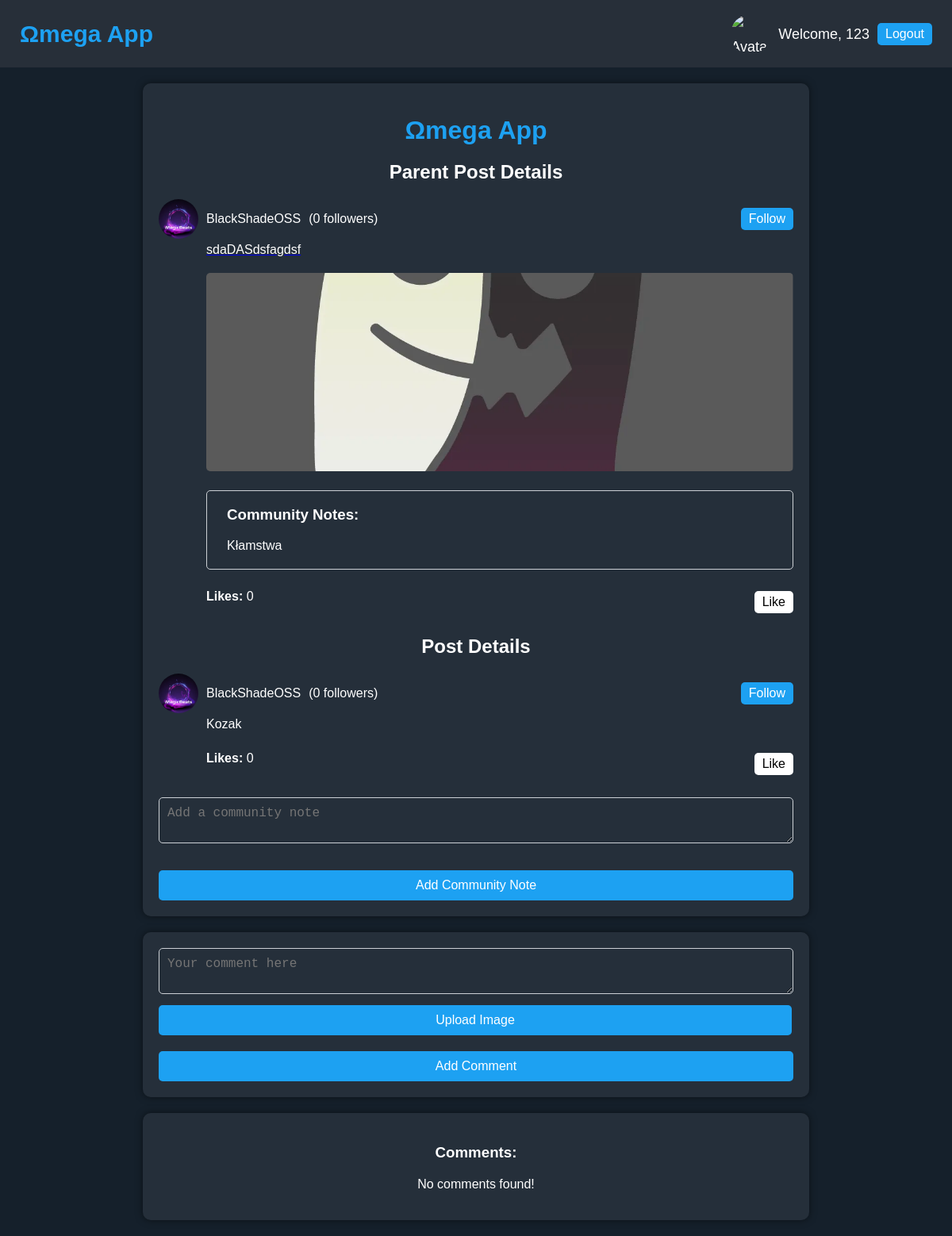
Page /post.php?id=14 (signed in) on the committed database.
### tables this page shows
CREATE TABLE `posts` (
  `post_id` int(11) NOT NULL,
  `author` int(11) NOT NULL,
  `author_firm` int(11) DEFAULT NULL,
  `content` varchar(512) NOT NULL,
  `likes` int(11) NOT NULL,
  `shares` int(11) NOT NULL,
  `comments_number` int(11) NOT NULL,
  `file_id` varchar(23) DEFAULT NULL,
  `post_id_for_comment` int(11) DEFAULT NULL,
  `create_datetime` datetime NOT NULL DEFAULT current_timestamp()
);

CREATE TABLE `user_account` (
  `user_ac_id` int(11) NOT NULL,
  `username` varchar(50) NOT NULL,
  `password` varchar(64) NOT NULL,
  `email` varchar(50) NOT NULL,
  `followers` int(11) NOT NULL,
  `is_cn_admin` tinyint(1) NOT NULL DEFAULT 0,
  `is_verified` tinyint(1) NOT NULL DEFAULT 0,
  `avatar_id` varchar(23) DEFAULT NULL,
  `created` timestamp NOT NULL DEFAULT current_timestamp()
);

CREATE TABLE `community_note` (
  `id` int(11) NOT NULL,
  `cn_post_id` int(11) NOT NULL,
  `content` varchar(512) NOT NULL
);

### post.php (the view, shortened to what this page needs)
<?php
require_once 'db_connect.php';
$post_id = $_GET['id'];
$query = "SELECT post_id_for_comment FROM posts WHERE post_id = ?";
$stmt = $conn->prepare($query);
$stmt->bind_param("i", $post_id);
$stmt->execute();
$result = $stmt->get_result();
$parentid = $result->fetch_assoc()['post_id_for_comment'];
if ($parentid == null) {
    $is_parent = false;
} else {
    $is_parent = true;
}
function displayPostDetails($postId, $conn, $session_id, $is_parent)
{
    $query = "SELECT posts.content, posts.file_id,
              COALESCE(user_account.username, firm_account.firm_name) AS author_name,
              user_account.avatar_id,
              user_account.is_cn_admin,
              user_account.user_ac_id AS author_id,
              'user' AS author_type,
              COUNT(follow.user_follower_id) AS follower_count
              FROM posts
              LEFT JOIN user_account ON posts.author = user_account.user_ac_id
              LEFT JOIN firm_account ON posts.author_firm = firm_account.firm_ac_id
              LEFT JOIN follow ON follow.user_ac_id = user_account.user_ac_id
              WHERE posts.post_id = ?";
    $stmt = $conn->prepare($query);
    $stmt->bind_param("i", $postId);
    $stmt->execute();
    $result = $stmt->get_result();
    $post = $result->fetch_assoc();
    $query = "SELECT content FROM community_note WHERE cn_post_id = ?";
    $stmt = $conn->prepare($query);
    $stmt->bind_param("i", $postId);
    $stmt->execute();
    $result = $stmt->get_result();
    $community_notes = $result->fetch_all(MYSQLI_ASSOC);
    $query = "SELECT is_cn_admin FROM user_account WHERE user_ac_id = ?";
    $stmt = $conn->prepare($query);
    $stmt->bind_param("i", $session_id);
    $stmt->execute();
    $result = $stmt->get_result();
    $is_cn_admin = $result->fetch_assoc()['is_cn_admin'];
    if ($post) {
        echo "<div class='post";
        if ($is_parent) {
            echo " parent-post";
        }
        echo "'>";
        echo "<div class='author-details'>";
        echo "<img class='author-avatar' src='uploads/" . htmlspecialchars($post['avatar_id'] . ".webp", ENT_QUOTES, 'UTF-8') . "' alt='Author Avatar'>";
        echo "<span class='author-name'>" . htmlspecialchars($post['author_name'], ENT_QUOTES, 'UTF-8') . "</span>";
        echo "<span class='follower-count'> (" . $post['follower_count'] . " followers)</span>";
        $query = "SELECT COUNT(*) as is_following FROM follow WHERE user_ac_id = ? AND user_follower_id = ?";
        $stmt = $conn->prepare($query);
        $stmt->bind_param("ii", $post['author_id'], $session_id);
        $stmt->execute();
        $result = $stmt->get_result();
        $is_following = $result->fetch_assoc();
        if ($is_following['is_following']) {
            echo '<form action="unfollow.php" method="post" class="follow-button">';
            echo    '<input type="hidden" name="target_id" value="' . $post['author_id'] . '">';
            echo    '<input type="hidden" name="target_type" value="' . $post['author_type'] . '">';
            echo    '<button type="submit">Unfollow</button>';
            echo '</form>';
        } else {
            echo '<form action="follow.php" method="post" class="follow-button">';
            echo '<button type="submit">Follow</button>';
            echo '</form>';
        }
        echo "</div>";
        if ($is_parent) {
            echo "<a href='post.php?id=" . $postId . "'>";
        }
        echo "<p>" . htmlspecialchars($post['content'], ENT_QUOTES, 'UTF-8') . "</p>";
        if ($post['file_id'] !== null) {
            echo "<div class='image-container'>";
            echo "<img src='uploads/" . htmlspecialchars($post['file_id'] . ".webp", ENT_QUOTES, 'UTF-8') . "' alt='Post File'>";
            echo "</div>";
        }
        if ($is_parent) {
            echo "</a>";
        }
        if (!empty($community_notes)) {
            echo '<div class="community-notes-container">';
            echo '<h3>Community Notes:</h3>';
            foreach ($community_notes as $note) {
                echo '<p>' . htmlspecialchars($note['content'], ENT_QUOTES, 'UTF-8') . '</p>';
            }
            echo '</div>';
        }
        $query = "SELECT likes FROM posts WHERE post_id = ?";
        $stmt = $conn->prepare($query);
        $stmt->bind_param("i", $postId);
        $stmt->execute();
        $result = $stmt->get_result();
        $likes = $result->fetch_assoc();
        $query = "SELECT COUNT(*) as liked FROM likes WHERE post_id = ? AND user_id = ?";
        $stmt = $conn->prepare($query);
        $stmt->bind_param("ii", $postId, $_SESSION['id']);
        $stmt->execute();
        $result = $stmt->get_result();
        $liked = $result->fetch_assoc();
        echo '<div class="like-container">';
        echo '<p><strong>Likes: </strong>' . $likes['likes'] . '</p>';
        echo '<form id="likeForm" action="';
        echo $liked['liked'] ? 'unlike_post.php' : 'like_post.php';
        echo '" method="post">';
        echo '<button type="submit" class="';
        echo $liked['liked'] ? 'unlike' : 'like';
        echo '" name="like">';
        echo $liked['liked'] ? 'Unlike' : 'Like';
        echo '</button>';
        echo '</form>';
        echo '</div>';
        if (!$is_parent && $is_cn_admin) {
            echo '<div class="cn-form">';
            echo '<form action="add_community_note.php" method="post">';
            echo '<textarea name="note_content" placeholder="Add a community note"></textarea>';
            echo '<button type="submit" name="add_community_note">Add Community Note</button>';
            echo '</form>';
            echo '</div>';
        }
        echo "</div>";
    } else {
        echo "<p>Post not found.</p>";
    }
}
?>
<!DOCTYPE html>
<html lang="en">
<head>
    <link rel="stylesheet" href="post.css">
    <link rel="stylesheet" href="navbar.css">
</head>
<body>
    <?php include 'navbar.php'; ?>
    <div class="post-details-container">
        <h1><a href="./main-page.php">Ωmega App</a></h1>
        <?php
        if ($is_parent) {
            echo "<h2>Parent Post Details</h2>";
            displayPostDetails($parentid, $conn, $_SESSION['id'], true);
        }
        echo "<h2>Post Details</h2>";
        displayPostDetails($post_id, $conn, $_SESSION['id'], false);
        ?>
    </div>
    <div class="comment-form">
        <form action="add_comment.php" method="post" enctype="multipart/form-data">
            <textarea name="comment_content" placeholder="Your comment here" required></textarea>
            <label for="comment_image" class="file-upload-label">Upload Image</label>
            <button type="submit" name="add_comment">Add Comment</button>
        </form>
    </div>
    <div class="comments-container">
        <h3>Comments:</h3>
        <?php
        $query = "SELECT p1.*, COALESCE(user_account.username, firm_account.firm_name) AS author_name, user_account.avatar_id, COUNT(follow.user_follower_id) AS follower_count
          FROM posts p1
          LEFT JOIN user_account ON p1.author = user_account.user_ac_id
          LEFT JOIN firm_account ON p1.author_firm = firm_account.firm_ac_id
          LEFT JOIN follow ON follow.user_ac_id = user_account.user_ac_id
          WHERE p1.post_id_for_comment = ?
          GROUP BY p1.post_id
          ORDER BY p1.post_id_for_comment ASC, p1.post_id ASC";
        $stmt = $conn->prepare($query);
        $stmt->bind_param("i", $post_id);
        $stmt->execute();
        $result = $stmt->get_result();
        $comments = $result->fetch_all(MYSQLI_ASSOC);
        function displayComments($comments, $parentId = null, $conn)
        {
            if (!empty($comments)) {
                $query = "SELECT p1.*, COALESCE(user_account.username, firm_account.firm_name) AS author_name, user_account.avatar_id, COUNT(follow.user_follower_id) AS follower_count
                 (SELECT COUNT(*) FROM likes WHERE post_id = p1.post_id) AS likes_count,
                 (SELECT COUNT(*) FROM likes WHERE post_id = p1.post_id AND user_id = ?) AS liked_by_user
                 FROM posts p1
                 LEFT JOIN user_account ON p1.author = user_account.user_ac_id
                 LEFT JOIN firm_account ON p1.author_firm = firm_account.firm_ac_id
                 LEFT JOIN follow ON (follow.user_ac_id = user_account.user_ac_id OR follow.firm_ac_id = firm_account.firm_ac_id) AND follow.user_follower_id = ?
                 WHERE p1.post_id_for_comment = ?
                 GROUP BY p1.post_id
                 ORDER BY p1.post_id_for_comment ASC, p1.post_id ASC";
                $stmt = $conn->prepare($query);
                $stmt->bind_param("iii", $_SESSION["id"], $_SESSION["id"], $parentId);
                $stmt->execute();
                $result = $stmt->get_result();
                $comments = $result->fetch_all(MYSQLI_ASSOC);
                foreach ($comments as $comment) {
                    if ($comment['post_id_for_comment'] == $parentId) {
                        echo "<div class='comment'>";
                        echo "<div class='author-info'>";
                        echo "<img src='uploads/" . htmlspecialchars($comment['avatar_id'] . ".webp", ENT_QUOTES, 'UTF-8') . "' alt='Author Avatar'>";
                        echo "<p> " . htmlspecialchars($comment['author_name'], ENT_QUOTES, 'UTF-8') . "</p>";
                        echo "<span class='follower-count'>(" . $comment['follower_count'] . " followers)</span>";
                        $query = "SELECT COUNT(*) as is_following FROM follow WHERE user_ac_id = ? AND user_follower_id = ?";
                        $stmt = $conn->prepare($query);
                        $stmt->bind_param("ii", $comment['author'], $_SESSION["id"]);
                        $stmt->execute();
                        $result = $stmt->get_result();
                        $is_following = $result->fetch_assoc();
                        if ($is_following['is_following']) {
                            echo "<form action='unfollow.php' method='post' class='follow-button'>";
                            echo "<input type='hidden' name='target_id' value='" . $comment['author'] . "'>";
                            echo "<input type='hidden' name='target_type' value='user'>";
                            echo "<button type='submit'>Unfollow</button>";
                        } else {
                            echo "<form action='follow.php' method='post' class='follow-button'>";
                            echo "<input type='hidden' name='target_id' value='" . $comment['author'] . "'>";
                            echo "<input type='hidden' name='target_type' value='user'>";
                            echo "<button type='submit'>Follow</button>";
                        }
                        echo "</form>";
                        echo "</div>";
                        echo "<a href='post.php?id=" . $comment['post_id'] . "'>";
                        echo "<p>" . htmlspecialchars($comment['content'], ENT_QUOTES, 'UTF-8') . "</p>";
                        if ($comment['file_id'] !== null) {
                            echo "<img src='uploads/" . htmlspecialchars($comment['file_id'] . ".webp", ENT_QUOTES, 'UTF-8') . "' alt='Comment Image'>";
                        }
                        echo "<a/>";
                        echo "<div class='like-container'>";
                        echo "<p><strong>Likes:</strong> " . $comment['likes_count'] . "</p>";
                        if ($comment['liked_by_user'] > 0) {
                            echo "<form action='unlike_post.php' method='post'>";
                            echo "<input type='hidden' name='post_id' value='" . $comment['post_id'] . "'>";
                            echo "<button type='submit' name='unlike' class='unlike'>Unlike</button>";
                        } else {
                            echo "<form action='like_post.php' method='post'>";
                            echo "<input type='hidden' name='post_id' value='" . $comment['post_id'] . "'>";
                            echo "<button type='submit' name='like' class='like'>Like</button>";
                        }
                        echo "</form>";
                        echo "</div>";
                        $query = "SELECT p1.* FROM posts p1
                    LEFT JOIN posts p2 ON p1.post_id_for_comment = p2.post_id
                    WHERE p2.post_id = ? AND p1.post_id != ?
                    ORDER BY p1.post_id_for_comment ASC, p1.post_id ASC";
                        $stmt = $conn->prepare($query);
                        $stmt->bind_param("ii", $comment['post_id'], $comment['post_id']);
                        $stmt->execute();
                        $result = $stmt->get_result();
                        $replies = $result->fetch_all(MYSQLI_ASSOC);
                        if (!empty($replies)) {
                            echo "<a href='post.php?id=" . $comment['post_id'] . "'" . "class='seeMore'>See More</a>";
                        }
                        echo "</div>";
                    }
                }
            } else {
                echo '<p style="text-align: center;">No comments found!</p>';
            }
        }
        displayComments($comments, $post_id, $conn);
        ?>
    </div>
</body>
</html>

### rows in the picture
posts: author.avatar_id (picture), content "sdaDASdsfagdsf", file (picture), likes "0"
community_note: content "Kłamstwa"
posts: author.avatar_id (picture), content "Kozak", likes "0"

### other values in the picture
$_SESSION["username"] "123"
$post['author_name'] "BlackShadeOSS BlackShadeOSS"
$post['follower_count'] "0 0"
